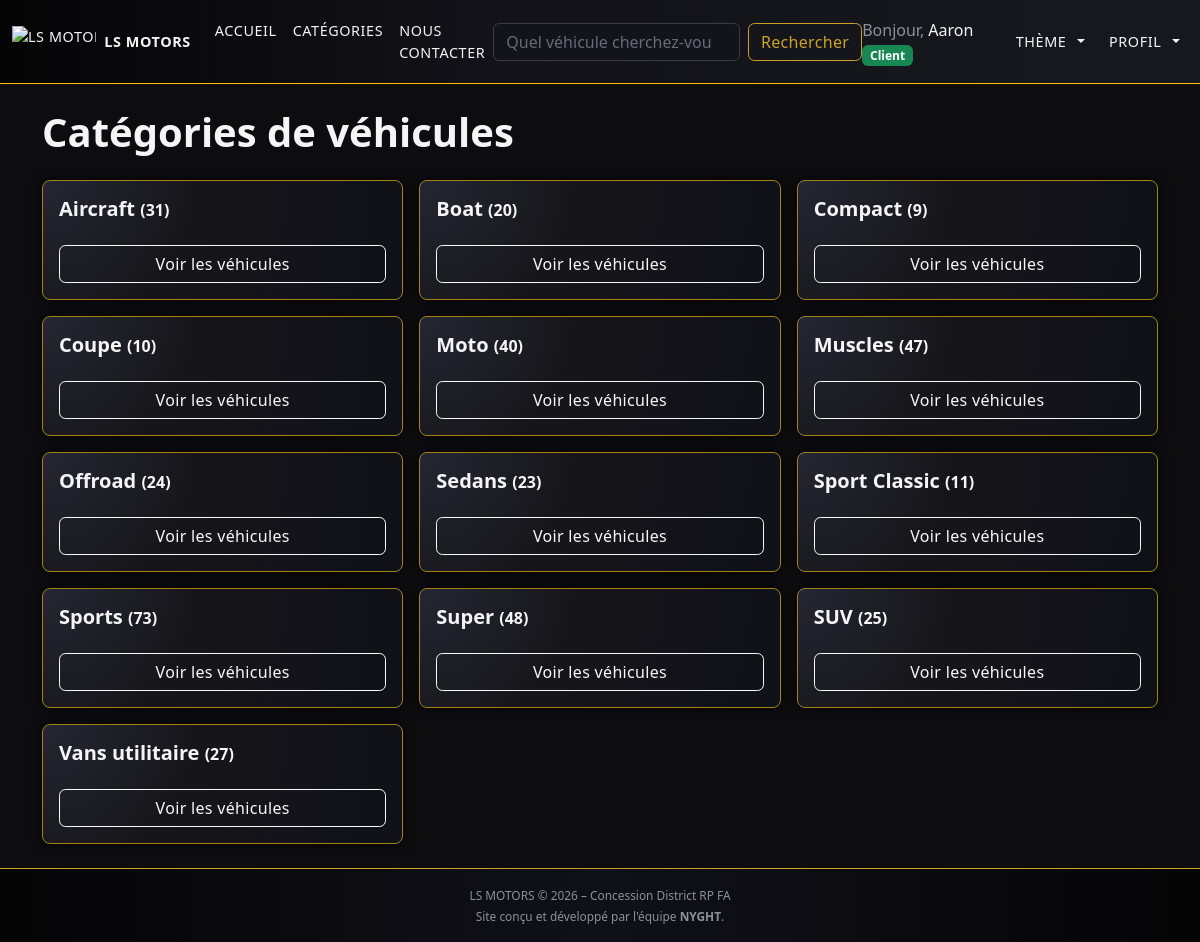
/index.php?page=categories (signed in), run on the app's committed database.
### tables this page shows
CREATE TABLE categorie (
    ID INT NOT NULL AUTO_INCREMENT PRIMARY KEY,
    Libelle VARCHAR(100) NOT NULL
);

### view/pages/categories.php (the view)
<?php
$sql = "SELECT c.ID, c.Libelle, COUNT(v.ID) AS nb_vehicules
        FROM categorie c
        LEFT JOIN vehicule v ON c.ID = v.ID_Categorie AND v.Actif = 1
        GROUP BY c.ID
        ORDER BY c.Libelle ASC";
$stmt = $bdd->query($sql);
$categories = $stmt->fetchAll(PDO::FETCH_ASSOC);
?>
<h1 class="mb-4">Catégories de véhicules</h1>
<?php if (empty($categories)): ?>
    <div class="alert alert-warning">
        Aucune catégorie trouvée.
    </div>
<?php else: ?>
    <div class="row row-cols-1 row-cols-md-3 g-3">
        <?php foreach ($categories as $cat): ?>
            <div class="col">
                <div class="card h-100 bg-secondary text-light">
                    <div class="card-body d-flex flex-column justify-content-between">
                        <h5 class="card-title">
                            <?php echo htmlspecialchars($cat['Libelle']); ?>
                            <small class="text-light text-opacity-75" style="font-size: 0.8em;">
                                (<?php echo $cat['nb_vehicules']; ?>)
                            </small>
                        </h5>
                        <a href="index.php?page=listeVehicules&id_categorie=<?php echo $cat['ID']; ?>"
                            class="btn btn-outline-light mt-3">
                            Voir les véhicules
                        </a>
                    </div>
                </div>
            </div>
        <?php endforeach; ?>
    </div>
<?php endif; ?>

### view/public/css/style.css (style rules this page uses)
:root { --noir: #050506; --noir-soft: #0d0d10; --anthracite: #16161a; --anthracite-clair: #1f1f26; --blanc: #f5f5f7; --gris-clair: #cfcfd4; --gris-moyen: #8f9096; --doré: #c9a227; --doré-foncé: #a38218; --rouge-erreur: #c0392b; }
body { background-color: var(--noir-soft) !important; color: var(--blanc) !important; font-family: system-ui, -apple-system, BlinkMacSystemFont, "Segoe UI", sans-serif; }
html, body { max-width: 100%; overflow-x: hidden; }
a { color: var(--doré); text-decoration: none; }
h1, h2, h3, h4, h5, h6 { color: var(--blanc); font-weight: 600; }
.bg-dark, .bg-black, .bg-body, .bg-secondary { background-color: var(--noir-soft) !important; }
.text-light { color: var(--blanc) !important; }
.card { background: radial-gradient(circle at top left, #262633 0, var(--anthracite) 40%, #101018 100%); color: var(--blanc); border: 1px solid var(--doré-foncé); border-radius: 0.5rem; box-shadow: 0 0 12px rgba(0, 0, 0, 0.7); }
::placeholder { color: #696979 !important; }
.btn { border-radius: 0.4rem; font-weight: 500; letter-spacing: 0.02em; transition: all 0.18s ease-in-out; }

### data on the page
categorie: Libelle "Aircraft", nb_vehicules "31"
categorie: Libelle "Boat", nb_vehicules "20"
categorie: Libelle "Compact", nb_vehicules "9"
categorie: Libelle "Coupe", nb_vehicules "10"
categorie: Libelle "Moto", nb_vehicules "40"
categorie: Libelle "Muscles", nb_vehicules "47"
categorie: Libelle "Offroad", nb_vehicules "24"
categorie: Libelle "Sedans", nb_vehicules "23"
categorie: Libelle "Sport Classic", nb_vehicules "11"
categorie: Libelle "Sports", nb_vehicules "73"
categorie: Libelle "Super", nb_vehicules "48"
categorie: Libelle "SUV", nb_vehicules "25"
categorie: Libelle "Vans utilitaire", nb_vehicules "27"

### other printed values
$_SESSION['utilisateur']['Prenom'] "Aaron"
